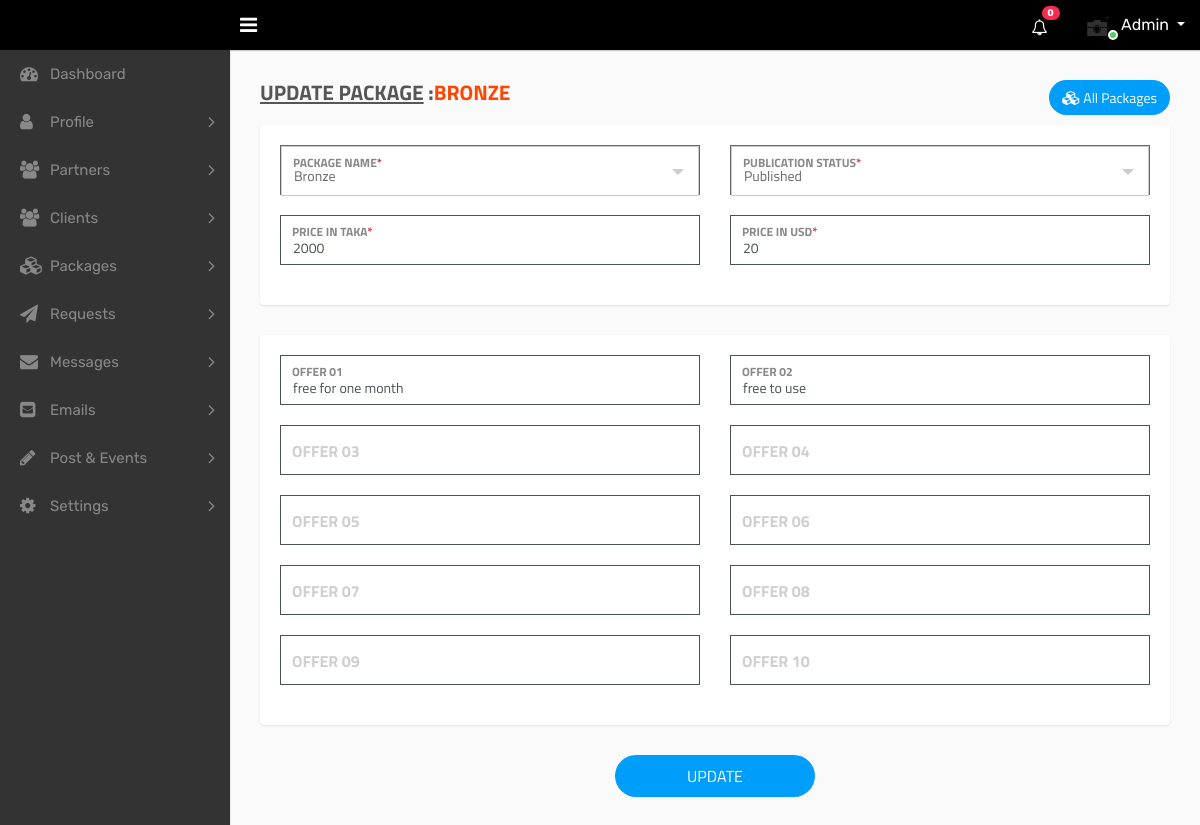
Page /dashboard/admin/update-package.php?package_name=Bronze (signed in) on the committed database.
### tables this page shows
CREATE TABLE `packages` (
  `id` int(11) NOT NULL,
  `package_name` varchar(20) NOT NULL,
  `price_taka` varchar(10) NOT NULL,
  `price_usd` varchar(10) NOT NULL,
  `offer_1` text NOT NULL,
  `offer_2` text NOT NULL,
  `offer_3` text NOT NULL,
  `offer_4` text NOT NULL,
  `offer_5` text NOT NULL,
  `offer_6` text NOT NULL,
  `offer_7` text NOT NULL,
  `offer_8` text NOT NULL,
  `offer_9` text NOT NULL,
  `offer_10` text NOT NULL,
  `publication_status` int(1) NOT NULL,
  `created_at` timestamp NOT NULL DEFAULT current_timestamp()
);

### dashboard/admin/server/Admin.php (called while the page is built, shortened)
<?php
class Admin
{
    private $conn;
    public function __construct()
    {
        $this->conn = new mysqli('localhost', 'root', '', 'dams');
    }
    public function adminData()
    {
        $adminid = $_SESSION['admin_id'];
        $sql = "SELECT *FROM admin WHERE admin_id = '$adminid' AND type='admin'";
        $result = $this->conn->query($sql);
        return $result;
    }
    public function package_byName()
    {
        $package_name = $_GET['package_name'];
        $sql = "SELECT * FROM `packages` WHERE package_name = '$package_name'";
        $result = $this->conn->query($sql);
        return $result;
    }
    public function total_notification()
    {
        $query = "SELECT COUNT(id) FROM `notifications` WHERE notification_to = 'admin' AND is_seen = 0";
        $result = mysqli_query($this->conn, $query);
        $rows = mysqli_fetch_row($result);
        $count = $rows[0];
        return $count;
    }
}

### dashboard/admin/update-package.php (the view, shortened to what this page needs)
<?php
require_once './server/Admin.php';
$error = "";
$server = new Admin();
$result = $server->adminData();
$data   = $server->package_byName();
?>
<!DOCTYPE html>
<html lang="en">
    <head>
        <?php include './parts/css-links.php'; ?>
    </head>
    <body>
        <div class="main-wrapper">
            <?php
            while ($row = $result->fetch_assoc()) {
                ?>
                <div class="header">
                    <?php include './parts/top-nav.php'; ?>
                </div>
                <div class="sidebar" id="sidebar">
                    <?php include './parts/side-nav.php'; ?>
                </div>
            <?php } ?>
            <div class="page-wrapper">
                <div class="content">
                    <div class="row">
                        <div class="col-sm-10">
                            <h4 class="page-title"><u>UPDATE PACKAGE</u>&nbsp;:<span style="color: orangered"><?php echo $_GET['package_name'] ?></span>&emsp;
                                <span style="color:red"><?php $error; ?></span></h4>
                        </div>
                        <div class="col-sm-2" style="color: orangered">
                            <a href="packages.php" class="btn btn-primary btn-rounded float-right"><i class="fa fa-cubes"></i> All Packages</a>
                        </div>
                    </div>
                    <form method="POST" action="" autocomplete="off">
                        <?php while ($row = $data->fetch_assoc()){  ?>
                        <div class="card-box">
                            <div class="row">
                                <div class="col-md-6">
                                    <div class="form-group form-focus" style="border:1px solid">
                                        <label class="focus-label">Package Name<span class="text-danger">*</span></label>
                                    </div>
                                </div>
                                <div class="col-md-6">
                                    <div class="form-group form-focus" style="border:1px solid">
                                        <label class="focus-label">Publication Status<span class="text-danger">*</span></label>
                                    </div>
                                </div>
                                <div class="col-md-6">
                                    <div class="form-group form-focus">
                                        <label class="focus-label">Price in Taka<span class="text-danger">*</span></label>
                                        <input type="text" class="form-control floating" value="<?php echo $row['price_taka']?>" name="price_taka"  required>
                                    </div>
                                </div>
                                <div class="col-md-6">
                                    <div class="form-group form-focus">
                                        <label class="focus-label">Price in USD<span class="text-danger">*</span></label>
                                        <input type="text" class="form-control floating" value="<?php echo $row['price_usd']?>" name="price_usd"  required>
                                    </div>
                                </div>
                            </div>
                        </div>
                        <div class="card-box">
                            <div class="row">
                                <div class="col-md-6">
                                    <div class="form-group form-focus">
                                        <label class="focus-label">Offer 01</label>
                                        <input type="text" class="form-control floating" value="<?php echo $row['offer_1']?>" name="offer_1">
                                    </div>
                                </div>
                                <div class="col-md-6">
                                    <div class="form-group form-focus">
                                        <label class="focus-label">Offer 02</label>
                                        <input type="text" class="form-control floating" value="<?php echo $row['offer_2']?>" name="offer_2" >
                                    </div>
                                </div>
                                <div class="col-md-6">
                                    <div class="form-group form-focus">
                                        <label class="focus-label">Offer 03</label>
                                        <input type="text" class="form-control floating" value="<?php echo $row['offer_3']?>" name="offer_3">
                                    </div>
                                </div>
                                <div class="col-md-6">
                                    <div class="form-group form-focus">
                                        <label class="focus-label">Offer 04</label>
                                        <input type="text" class="form-control floating" value="<?php echo $row['offer_4']?>" name="offer_4">
                                    </div>
                                </div>
                                <div class="col-md-6">
                                    <div class="form-group form-focus">
                                        <label class="focus-label">Offer 05</label>
                                        <input type="text" class="form-control floating" value="<?php echo $row['offer_5']?>" name="offer_5" >
                                    </div>
                                </div>
                                <div class="col-md-6">
                                    <div class="form-group form-focus">
                                        <label class="focus-label">Offer 06</label>
                                        <input type="text" class="form-control floating" value="<?php echo $row['offer_6']?>" name="offer_6">
                                    </div>
                                </div>
                                <div class="col-md-6">
                                    <div class="form-group form-focus">
                                        <label class="focus-label">Offer 07</label>
                                        <input type="text" class="form-control floating" value="<?php echo $row['offer_7']?>" name="offer_7"  >
                                    </div>
                                </div>
                                <div class="col-md-6">
                                    <div class="form-group form-focus">
                                        <label class="focus-label">Offer 08</label>
                                        <input type="text" class="form-control floating" value="<?php echo $row['offer_8']?>" name="offer_8"  >
                                    </div>
                                </div>
                                <div class="col-md-6">
                                    <div class="form-group form-focus">
                                        <label class="focus-label">Offer 09</label>
                                        <input type="text" class="form-control floating" value="<?php echo $row['offer_9']?>" name="offer_9"  >
                                    </div>
                                </div>
                                <div class="col-md-6">
                                    <div class="form-group form-focus">
                                        <label class="focus-label">Offer 10</label>
                                        <input type="text" class="form-control floating" value="<?php echo $row['offer_10']?>" name="offer_10">
                                    </div>
                                </div>
                            </div>
                        </div>
                        <div class="m-t-20 text-center">
                            <button class="btn btn-primary submit-btn" type="submit" name="update">Update</button>
                        </div>
                        <?php }?>
                    </form>
                </div>
            </div>
        </div>
    </body>
</html>

### dashboard/admin/parts/top-nav.php (shortened to what this page needs)
<div class="header" style="background-color: black">
    <div class="header-left">
        <a href="index.html" class="logo">
        </a>
    </div>
    <a id="toggle_btn" href="javascript:void(0);"><i class="fa fa-bars"></i></a>
    <ul class="nav user-menu float-right">
        <li class="nav-item dropdown d-none d-sm-block">
            <a href="#" class="dropdown-toggle nav-link" data-toggle="dropdown"><i class="fa fa-bell-o"></i> <span class="badge badge-pill bg-danger float-right"><div id="notification_count"><?php echo $server->total_notification(); ?></div></span></a>
        </li>
        <li class="nav-item dropdown has-arrow">
            <a href="#" class="dropdown-toggle nav-link user-link" data-toggle="dropdown">
                <span class="user-img">
                    <img class="rounded-circle" style="height: 40px;width: 40px" src="<?php echo $row['propic'] ?>" onerror="this.onerror=null; this.src='assets/img/user.jpg'" width="24" alt="">
                    <span class="status online"></span>
                </span>
                <span>Admin</span>
            </a>
        </li>
    </ul>
</div>

### dashboard/admin/parts/side-nav.php (shortened to what this page needs)
<?php $url = basename($_SERVER['REQUEST_URI'], '?' . $_SERVER['QUERY_STRING']); ?>
<div class="sidebar" id="sidebar" style="background-color: #333333;color:white">
    <div class="sidebar-inner slimscroll">
        <div id="sidebar-menu" class="sidebar-menu">
            <ul>
                <li class="<?php
                if ($url == 'index.php') {
                    echo 'active';
                }
                ?>">
                    <a href="index.php"><i class="fa fa-dashboard"></i> <span>Dashboard</span></a>
                </li>
                <li class="submenu">
                    <a href="#"><i class="fa fa-user"></i> <span> Profile </span> <span class="menu-arrow"></span></a>
                </li>
                <li class="submenu">
                    <a href="#"><i class="fa fa-users"></i> <span> Partners </span> <span class="menu-arrow"></span></a>
                </li>
                <li class="submenu">
                    <a href="#"><i class="fa fa-users"></i> <span> Clients </span> <span class="menu-arrow"></span></a>
                </li>
                <li class="submenu">
                    <a href="#"><i class="fa fa-cubes"></i> <span>Packages</span> <span class="menu-arrow"></span></a>
                </li>
                <li class="submenu">
                    <a href="#"><i class="fa fa-paper-plane"></i> <span> Requests </span> <span
                                class="menu-arrow"></span></a>
                </li>
                <li class="submenu">
                    <a href="#"><i class="fa fa-envelope"></i> <span> Messages </span> <span
                                class="menu-arrow"></span></a>
                </li>
                <li class="submenu">
                    <a href="#"><i class="fa fa-envelope-square"></i> <span> Emails </span> <span
                                class="menu-arrow"></span></a>
                </li>
                <li class="submenu">
                    <a href="#"><i class="fa fa-pencil"></i> <span> Post & Events </span> <span
                                class="menu-arrow"></span></a>
                </li>
                <li>
                    <a href="#"><i class="fa fa-cog"></i> <span>Settings</span> <span
                            class="menu-arrow"></span></a>
                </li>
            </ul>
        </div>
    </div>
</div>

### dashboard/admin/parts/css-links.php (style rules this page uses)
html { overflow: scroll; overflow-x: hidden; }
.content { font-family: 'Titillium Web', sans-serif; }

### dashboard/admin/update-package.php (style rules this page uses)
label, h3, .page-title { font-weight: bolder !important; text-transform: uppercase; }
form input { border: 1px solid !important; c }

### rows in the picture
packages: price_taka "2000", price_usd "20", offer_1 "free for one month", offer_2 "free to use"

### other values in the picture
$server->total_notification() "0"
$_GET['package_name'] "BRONZE"
